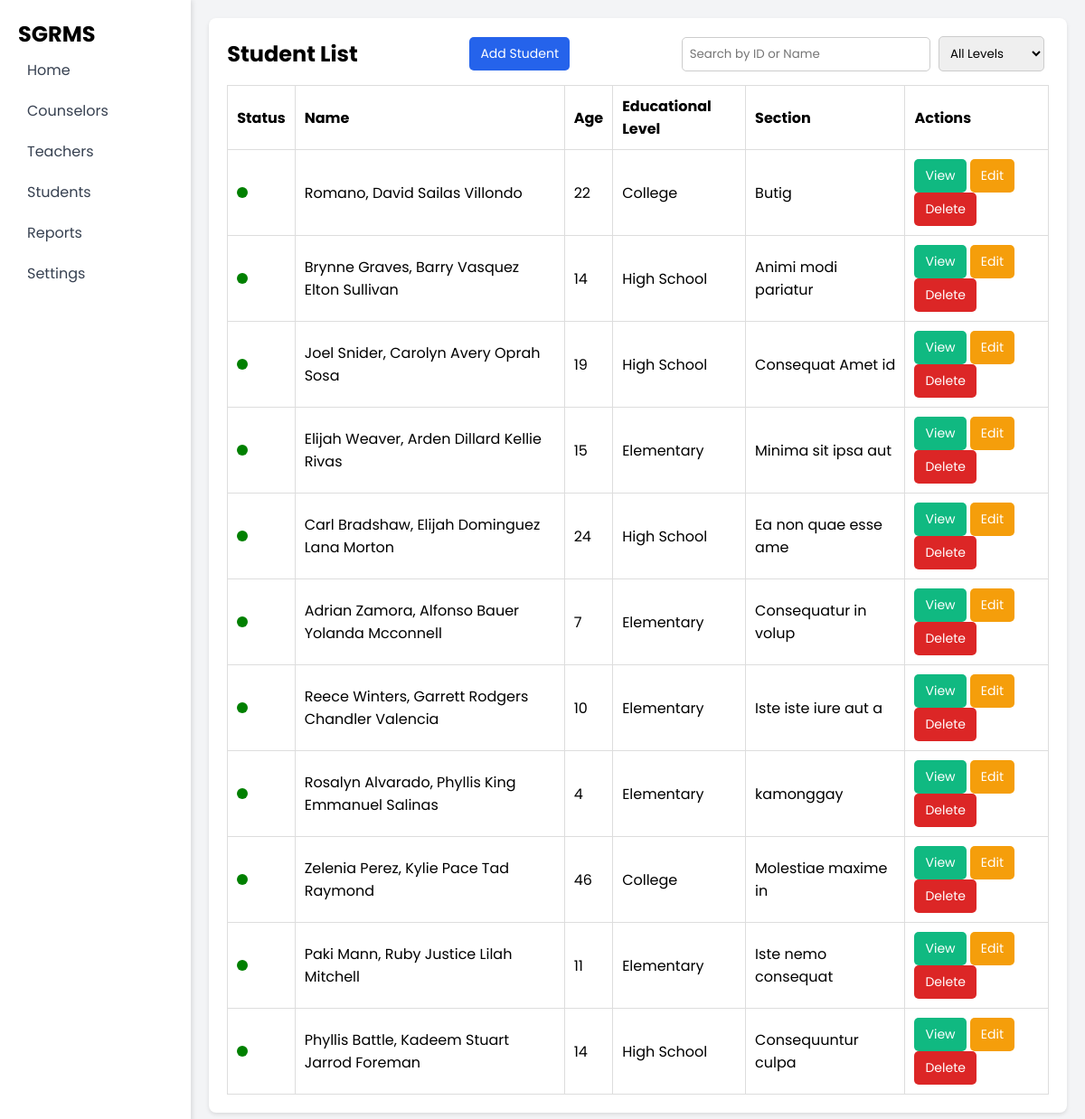
Screenshot of /Students/students.php with the database file from the repository.
### tables this page shows
CREATE TABLE `students` (
  `s_id` int(50) NOT NULL,
  `lname` varchar(50) NOT NULL,
  `fname` varchar(50) NOT NULL,
  `mname` varchar(50) NOT NULL,
  `gender` enum('Male','Female','Other') NOT NULL,
  `bod` varchar(50) NOT NULL,
  `address` varchar(50) NOT NULL,
  `mobile_num` varchar(50) NOT NULL,
  `email` varchar(50) NOT NULL,
  `educ_level` enum('Elementary','High School','College','Other') NOT NULL,
  `year_level` varchar(50) NOT NULL,
  `section` varchar(50) NOT NULL
);

### Students/students.php (the view, shortened to what this page needs)
<?php
include $_SERVER['DOCUMENT_ROOT'].'/SGRMS/Database/db_connect.php';
?>
<!DOCTYPE html>
<html>
<head>
    <link rel="stylesheet" href="/SGRMS/CSS/style.css">
    <link rel="stylesheet" href="/SGRMS/CSS/table.css">
</head>
<body>
    <div class="container">
        <aside class="sidebar">
            <h1>SGRMS</h1>
            <ul>
                <li><a href="/SGRMS/SuperAdmin/superadmin.php"> Home</a></li>
                <li><a href="/SGRMS/Counselors/counsel.php"> Counselors</a></li>
                <li><a href="/SGRMS/Teachers/teacher.php"> Teachers</a></li>
                <li><a href="/SGRMS/Students/students.php"> Students</a></li>
                <li><a href="/SGRMS/Reports/case.php"> Reports</a></li>
                <li><a href="#"> Settings</a></li>
            </ul>
        </aside>
        <main class="wrapper">
            <div class="card">
                <section class="student-list">
                    <div class="search-flex">
                        <h2>Student List</h2>
                        <button class="btn btn-add" onclick="openModal()">Add Student</button>
                        <div class="search-bar">
                            <input type="text" id="search" name="search" class="search" placeholder="Search by ID or Name">
                            <select name="filter_educ" id="filter_educ">
                                <option value="">All Levels</option>
                            </select>
                        </div>
                    </div>
                    <table>
                        <thead>
                            <tr>
                                <th>Status</th>
                                <th>Name</th>
                                <th>Age</th>
                                <th>Educational Level</th>
                                <th>Section</th>
                                <th>Actions</th>
                            </tr>
                        </thead>
                        <tbody id="studentTableBody">
                            <?php
                                $sql = "SELECT s_id, lname, fname, mname, bod, educ_level, section FROM students";
                                $result = $conn->query($sql);
                                if ($result && $result->num_rows > 0) {
                                    while ($row = $result->fetch_assoc()) {
                                        $bod = $row['bod'];
                                        $birthdate = new DateTime($bod);
                                        $today = new DateTime();
                                        $age = $today->diff($birthdate)->y;
                                        echo "<tr>
                                            <td><span class='status-circle green'></span></td>
                                            <td>".$row['lname'].", ".$row['fname']." ".$row['mname']."</td>
                                            <td>".$age."</td>
                                            <td>".$row['educ_level']."</td>
                                            <td>".$row['section']."</td>
                                            <td>
                                                <button class='btn btn-view' onclick='viewStudent({$row['s_id']})'>View</button>
                                                <button class='btn btn-edit' onclick='editStudent({$row['s_id']})'>Edit</button>
                                                <button class='btn btn-delete' onclick='openDeleteModal({$row['s_id']})'>Delete</button>
                                            </td>
                                        </tr>";
                                    }
                                } else {
                                    echo "<tr><td colspan='6'>No students found</td></tr>";
                                }
                            ?>
                        </tbody>
                    </table>
                </section>
            </div>
        </main>
    </div>
</body>
</html>

### CSS/style.css (style rules this page uses)
* { margin: 0; padding: 0; box-sizing: border-box; font-family: 'Poppins', sans-serif; text-decoration: none; }
body { font-family: 'Roboto', sans-serif; background-color: #f3f4f6; margin: 0; padding: 0; }
.container { display: flex; min-height: 100vh; }
.sidebar { width: 250px; background: white; padding: 20px; box-shadow: 2px 0 5px rgba(0,0,0,0.1); }
.sidebar ul { list-style: none; padding: 0; }
.sidebar ul li { padding: 10px; }
.sidebar ul li a { text-decoration: none; color: #374151; display: flex; align-items: center; }
.wrapper { flex-grow: 1; padding: 20px; }
.card { background: white; padding: 20px; border-radius: 8px; box-shadow: 0 2px 4px rgba(0,0,0,0.1); }

### CSS/table.css (style rules this page uses)
table { width: 100%; border-collapse: collapse; }
table th, table td { border: 1px solid #ddd; padding: 10px; text-align: left; }
.btn { padding: 8px 12px; border-radius: 5px; color: white; border: none; cursor: pointer; text-decoration: none; }
.btn-add { background: #2563eb; }
.btn-edit { background: #f59e0b; }
.btn-delete { background: #dc2626; }
.btn-view { background: #10b981; }
.status-circle { display: inline-block; width: 12px; height: 12px; border-radius: 50%; }
.green { background-color: green; }
.search-flex { display: flex; justify-content: space-between; align-items: center; margin-bottom: 15px; }
.search-bar input, .search-bar select { padding: 8px; border: 1px solid #ccc; border-radius: 5px; margin-right: 5px; }

### Students/students.php (style rules this page uses)
button { padding: 10px 20px; border-radius: 5px; font-size: 14px; cursor: pointer; transition: background-color 0.3s ease, transform 0.3s ease; border: none; }

### rows the page displays
students: lname "Romano", fname "David Sailas", mname "Villondo", educ_level "College", section "Butig"
students: lname "Brynne Graves", fname "Barry Vasquez", mname "Elton Sullivan", educ_level "High School", section "Animi modi pariatur"
students: lname "Joel Snider", fname "Carolyn Avery", mname "Oprah Sosa", educ_level "High School", section "Consequat Amet id"
students: lname "Elijah Weaver", fname "Arden Dillard", mname "Kellie Rivas", educ_level "Elementary", section "Minima sit ipsa aut"
students: lname "Carl Bradshaw", fname "Elijah Dominguez", mname "Lana Morton", educ_level "High School", section "Ea non quae esse ame"
students: lname "Adrian Zamora", fname "Alfonso Bauer", mname "Yolanda Mcconnell", educ_level "Elementary", section "Consequatur in volup"
students: lname "Reece Winters", fname "Garrett Rodgers", mname "Chandler Valencia", educ_level "Elementary", section "Iste iste iure aut a"
students: lname "Rosalyn Alvarado", fname "Phyllis King", mname "Emmanuel Salinas", educ_level "Elementary", section "kamonggay"
students: lname "Zelenia Perez", fname "Kylie Pace", mname "Tad Raymond", educ_level "College", section "Molestiae maxime in"
students: lname "Paki Mann", fname "Ruby Justice", mname "Lilah Mitchell", educ_level "Elementary", section "Iste nemo consequat"
students: lname "Phyllis Battle", fname "Kadeem Stuart", mname "Jarrod Foreman", educ_level "High School", section "Consequuntur culpa"
